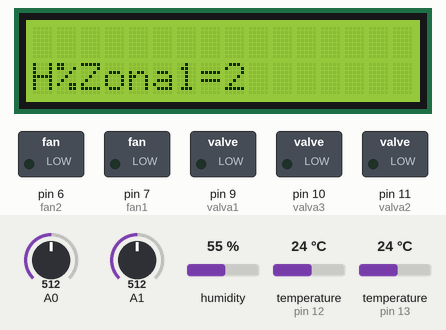
Recording of a sketch running on a simulated Arduino Uno, built with avr-gcc and run on an emulated ATmega328P. Shown: 16×2 character LCD, switched loads named in the sketch (green lamp = pin HIGH). The inputs (shaded band) are chosen by the test bench; at power-on: humidity 55 %, A0 = 512, A1 = 512, temperature (sensors on pin 12, pin 13) 24 °C. What the sketch prints to the serial monitor is not drawn.

Above: at 4.2 s.
4.3 s: humidity set to 69 %
At 15.9 s:
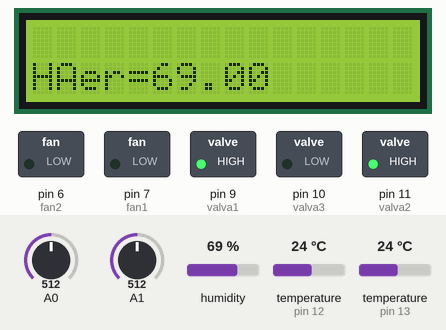
22.4 s: humidity set to 72 %
At 43.8 s:
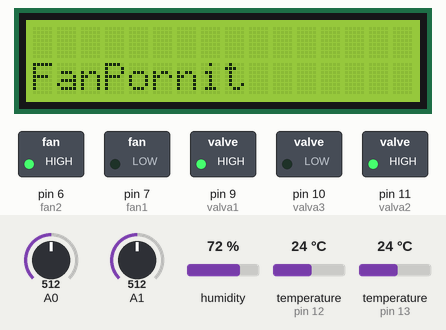
58.6 s: humidity set to 22 %
At 69.0 s:
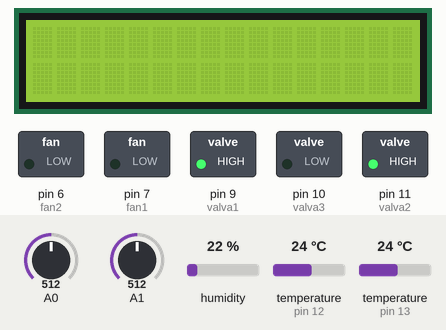
Timing chart, 0 to 70.5 s (numbered marks = the images above; inputs shaded):
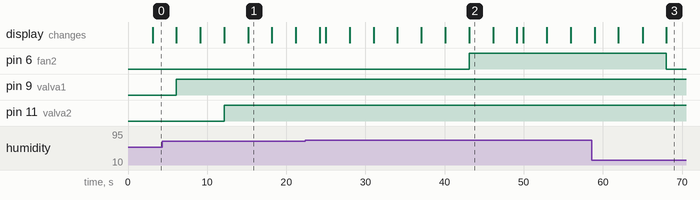

The sketch:

cod_uno_explicat.ino
```cpp
#include <LiquidCrystal_I2C.h>
LiquidCrystal_I2C lcd(0x27, 16, 2);
//declarare ecran LCD

#include <DHT.h>
#define DHTPIN 12
#define DHTTYPE DHT11
DHT dht(DHTPIN, DHTTYPE);
//declarare senzor de umidititate si temperatura aer

#include <OneWire.h>
#include <DallasTemperature.h>
#define ONE_WIRE_BUS 13
OneWire oneWire(ONE_WIRE_BUS);
DallasTemperature sensors(&oneWire);
//declarare senzor de temperatura sol

const int AirValue0 = 520;
const int WaterValue0 = 220;
int soilvalue0 = 0;
int soilpercent0 = 0;
//parametrii zona 1

const int AirValue1 = 520;
const int WaterValue1 = 220;
int soilvalue1 = 0;
int soilpercent1 = 0;
//parametrii zona 2

const int AirValue2 = 520;
const int WaterValue2 = 220;
int soilvalue2 = 0;
int soilpercent2 = 0;
//parametrii zona 3

const int valva1 = 9;
const int valva2 = 11;
const int valva3 = 10;
//declarare valve

const int fan1 = 7;
const int fan2 = 6;
//declarare pini ventilator

void setup() {
  Serial.begin(9600);
  pinMode(valva1, OUTPUT);
  pinMode(valva2, OUTPUT);
  pinMode(valva3, OUTPUT);
  pinMode(fan1, OUTPUT);
  pinMode(fan2, OUTPUT);
  dht.begin();
  //initializare valve, ventilator si senzor de umiditate si temperatura aer

  lcd.init();
  lcd.backlight();
  //initializare ecran LCD

  lcd.print("Smart Garden");
  lcd.setCursor(0, 1);
  lcd.print("Alex Dragu");
  delay(3000);
  lcd.clear();
  //afisarea unui mesaj la pornire
}

void loop() {
  lcd.clear();
  soilvalue0 = analogRead(A0); //citire senzor de umiditate sol zona 1
  soilpercent0 = map(soilvalue0, AirValue0, WaterValue0, 0, 100); //transformarea datelor in intervalul 0-100
  if (soilpercent0 >= 100)
  {
    soilpercent0 = 100;
  }
  else if (soilpercent0 <= 0)
  {
    soilpercent0 = 0;
  }
  Serial.println("H%Zona1="); Serial.println(soilpercent0);
  lcd.setCursor(0, 1);
  lcd.print("H%Zona1=");
  lcd.setCursor(8, 1);
  lcd.print(soilpercent0); //afisare umiditate zona 1
  delay(3000);
  lcd.clear();

  if (soilpercent0 <= 60)
  {
    digitalWrite(valva1, HIGH);
    Serial.println("Valva1Pornit");
    lcd.setCursor(0, 1);
    lcd.print("Valva1Pornit");
    //daca umiditatea zonei scade sub 60%, valva se deschide
  }
  else
  {
    digitalWrite(valva1, LOW);
    //altfel valva este inchisa
  }
  delay(3000);
  lcd.clear();

  soilvalue1 = analogRead(A1); //citire senzor de umiditate sol zona 2
  soilpercent1 = map(soilvalue1, AirValue1, WaterValue1, 0, 100); //transformarea datelor in intervalul 0-100
  if (soilpercent1 >= 100)
  {
    soilpercent1 = 100;
  }
  else if (soilpercent1 <= 0)
  {
    soilpercent1 = 0;
  }
  Serial.println("H%Zona2="); Serial.println(soilpercent1);
  lcd.setCursor(0, 1);
  lcd.print("H%Zona2=");
  lcd.setCursor(8, 1);
  lcd.print(soilpercent1); //afisare umiditate zona 2
  delay(3000);
  lcd.clear();

  if (soilpercent1 <= 50)
  {
    digitalWrite(valva2,HIGH);
    Serial.println("Valva2Pornit");
    lcd.setCursor(0, 1);
    lcd.print("Valva2Pornit");
    //daca umiditatea zonei scade sub 50%, valva se deschide
  }
  else
  {
    digitalWrite(valva2,LOW);
    //altfel valva este inchisa
  }
  delay(3000);
  lcd.clear();

  float h = dht.readHumidity();
  float t = dht.readTemperature();
  //citire senzor de umiditate si temperatura aer

  Serial.println("HAer="); Serial.println(h);
  lcd.setCursor(0, 1);
  lcd.print("HAer=");
  lcd.setCursor(5, 1);
  lcd.print(h);
  delay(3000);
  lcd.clear();
  //afisare umiditate aer

  if (h > 70)
  {
    digitalWrite(fan2, HIGH);
    digitalWrite(fan1, LOW);
    lcd.setCursor(0, 1);
    lcd.print("FanPornit");
    //daca umiditatea aeruui e mai mare decat 70%, un ventilator se porneste
  }
  else
  {
    digitalWrite(fan2, LOW);
    digitalWrite(fan1, LOW);
    //altfel se inchide
  }
  delay(3000);
  lcd.clear();

  Serial.println("TAer="); Serial.println(t);
  lcd.setCursor(0, 1);
  lcd.print("TAer=");
  lcd.setCursor(5, 1);
  lcd.print(t);
  delay(3000);
  lcd.clear();
  //afisare temperatura aer

  sensors.requestTemperatures();
  Serial.println("TSol="); Serial.println(sensors.getTempCByIndex(0));
  lcd.setCursor(0, 1);
  lcd.print("TSol=");
  lcd.setCursor(5, 1);
  lcd.print(sensors.getTempCByIndex(0));
  delay(3000);
  lcd.clear();
  //afisare temperatura sol
}
```

Measured:
- the behaviour switches between 70 and 71 % on humidity (found by bisection; images 1 and 2)
- after the input at 22.4 s, pin 6 (fan2): LOW → HIGH after 20.7 s
- after the input at 58.6 s, pin 6 (fan2): HIGH → LOW after 9.4 s
- what the display in image 1 shows lasts 3.0 s, from 15.2 s to 18.2 s
